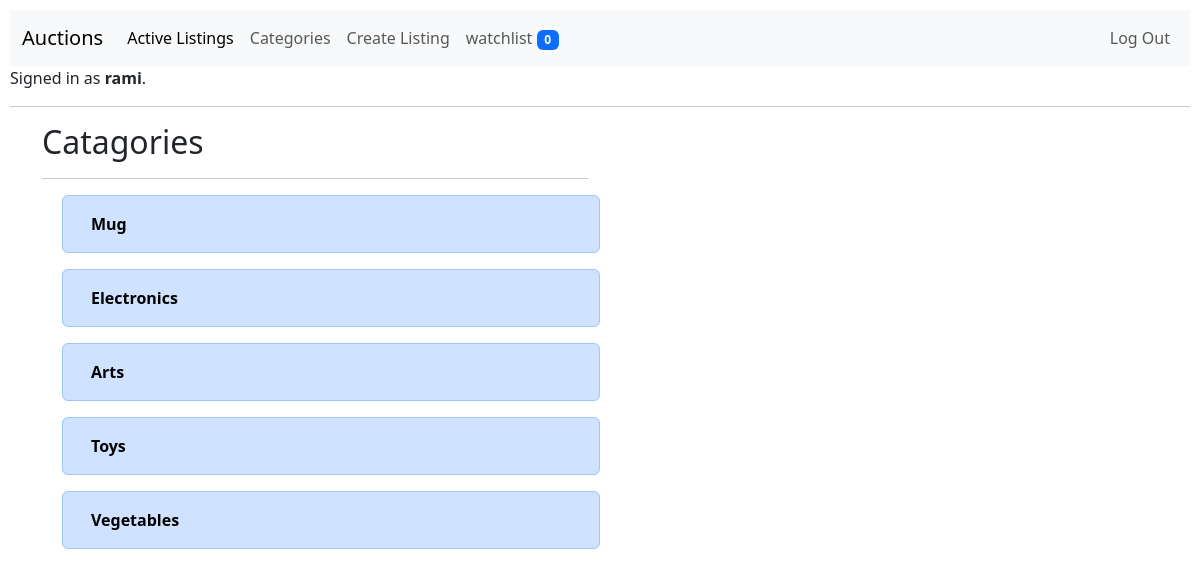
The page /category (signed in) on the database as committed earlier.
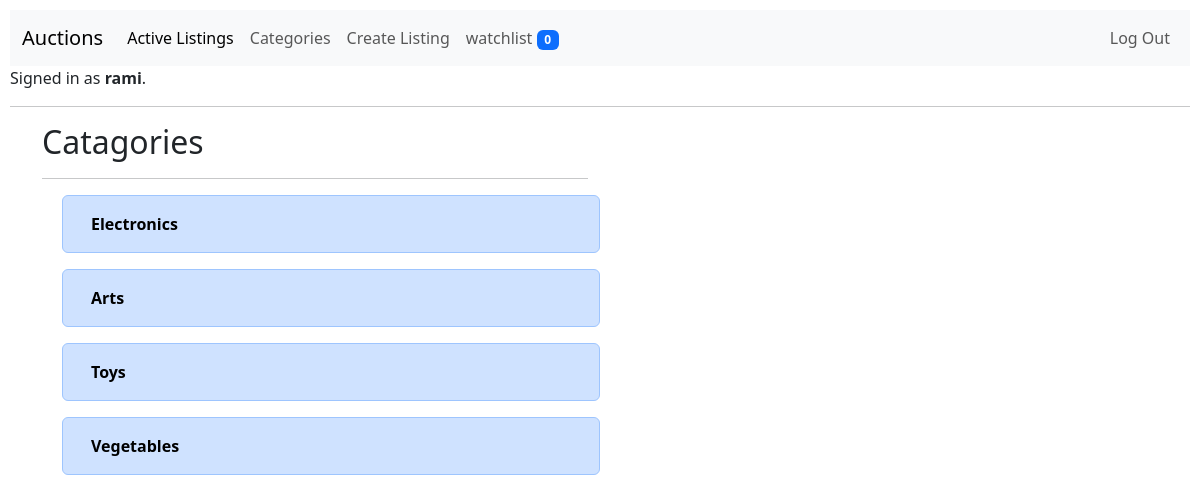
The same page on the database as committed later.
### auctions/models.py (models this page shows, shortened)
class Auction_Listing(models.Model):
    seller = models.ForeignKey(
        User, on_delete=models.CASCADE, related_name="listed_by")
    title = models.CharField(max_length=64)
    description = models.TextField(max_length=500)
    starting_bid = models.PositiveIntegerField()
    image = models.URLField(blank=True)
    time = models.DateTimeField(auto_now=True)
    category = models.CharField(max_length=64, default="Unspecified!")
    price = models.PositiveIntegerField()

### auctions/views.py (the view)
# urls.py: path("category", views.category, name="category"),
@login_required(login_url='/login')
def category(request):
    listings = Auction_Listing.objects.all()
    categories = []
    for cat in listings:
        if cat.category not in categories:
            categories.append(cat.category)
    watchlist_all = Watchlist.objects.filter(user_w=request.user)
    watch_num = len(watchlist_all)
    return render(request, "auctions/categories.html", {
        "listings": categories,
        "watch": watch_num
    })

### auctions/templates/auctions/categories.html
{% extends "auctions/layout.html"%}
{%block body%}
<div class="container ">
    <div class="row">
        <div class="col">
            <h2 class="mb-3">Catagories</h2>
            <hr>
            <ul>
                {%for listing in listings%}
                <div class="row mb-3 alert alert-primary cato">
                    <a class="cato" href="{%url 'view' listing %}">
                        <li>{{listing}}</li>
                    </a>
                </div>
                {%endfor%}
            </ul>
        </div>
        <div class="col">
        </div>
    </div>
</div>
{%endblock%}

Rows that differ between the two databases and show on the page:
removed Auction_Listing: listings "Mug"
